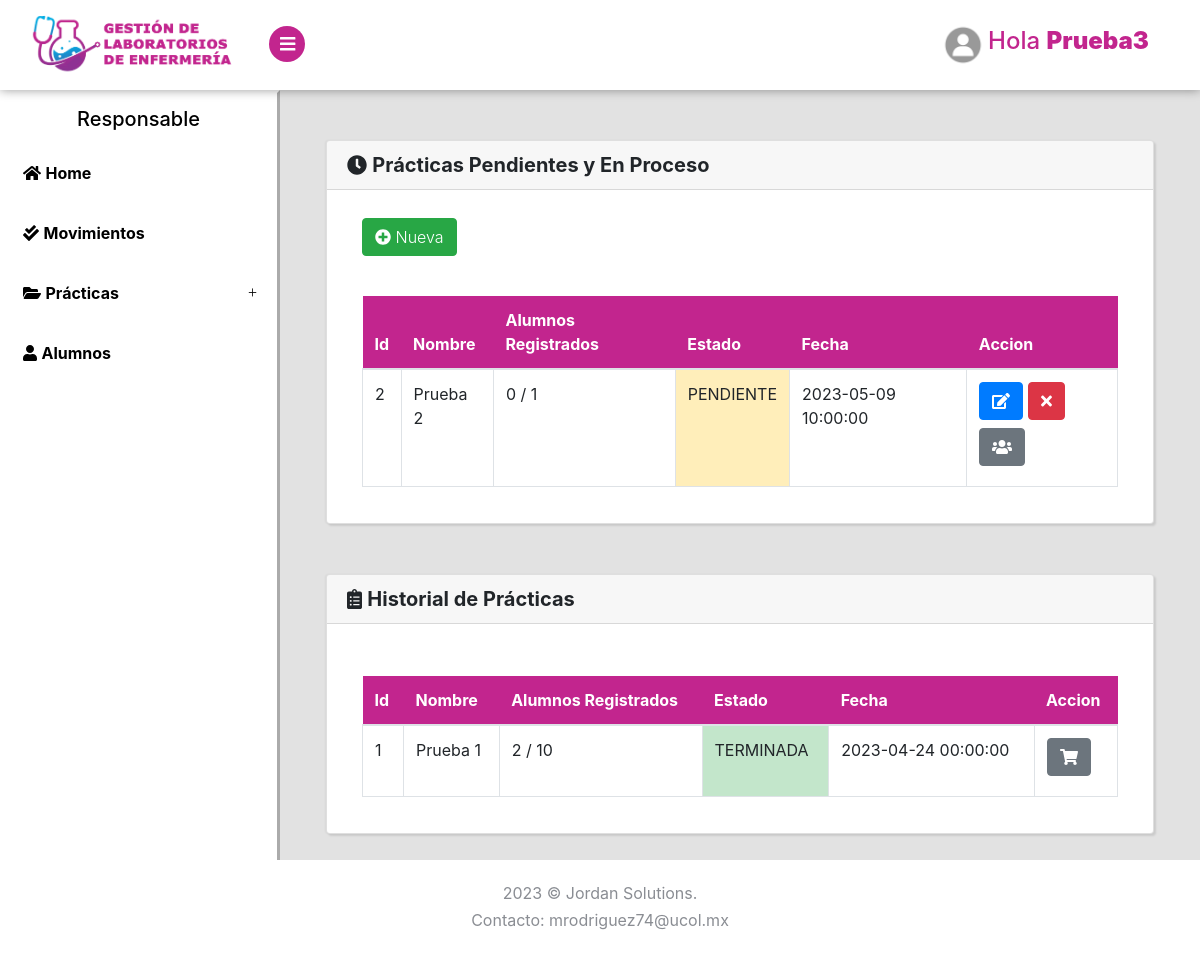
Screenshot of /Practicas/Practicas (signed in) with the database file from the repository.
### tables this page shows
CREATE TABLE `practicas` (
  `id` int(5) NOT NULL,
  `nombre` varchar(200) NOT NULL,
  `id_plantilla` int(5) NOT NULL,
  `id_plantillam` int(10) NOT NULL,
  `id_responsable` int(5) NOT NULL,
  `fecha_practica` datetime NOT NULL,
  `semestre` int(2) NOT NULL,
  `capacidad` int(2) NOT NULL,
  `registros` int(10) NOT NULL DEFAULT 0,
  `estado` int(11) NOT NULL DEFAULT 1,
  `fecha` datetime NOT NULL DEFAULT current_timestamp()
);

### Libraries/Core/Views.php (called while the page is built)
<?php
class Views{
    function getView($controller, $view, $alert="", $data1 = "", $data2 = "", $data3 = "", $data4 = "", $data5 = "")
    {
        $controller = get_class($controller);
        if ($controller == "Login") {
            $view = "Views/".$view.".php";
        }else{
            $view = "Views/" . $controller . "/" . $view . ".php";
        }
        require_once($view);
    }
}
?>

### Controller/Practicas.php (called while the page is built, shortened)
<?php
class Practicas extends Controllers{
    public function Practicas()
    {
        $data1 = $this->model->selectPracticas();
        $data2 = $this->model->selectPlantillas();
        $data3 = $this->model->selectPlantillasM();
        $data4 = $this->model->selectUsuarios();
        $this->views->getView($this, "Practicas", "", $data1, $data2, $data3, $data4);
    }
}
?>

### index.php (called while the page is built, shortened)
<?php
require_once("Helpers/Helpers.php");
require_once("Libraries/Core/Load.php");
?>

### Libraries/Core/Mysql.php (called while the page is built, shortened)
<?php
class Mysql extends Conexion{
    private $conexion;
    function __construct()
    {
        $this->conexion = new Conexion();
        $this->conexion = $this->conexion->conect();
    }
    public function select_all(string $query){
        $this->strquery = $query;
        $result = $this->conexion->prepare($this->strquery);
        $result->execute();
        $data = $result->fetchall(PDO::FETCH_ASSOC);
        return $data;
    }
}
?>

### Libraries/Core/Conexion.php (called while the page is built)
<?php
class Conexion{
    private $conect;
    public function __construct()
    {
      $conexion = "mysql:host=".HOST.";dbname=".BD.";.CHARSET.";
      try {
          $this->conect = new PDO($conexion, DB_USER, PASS);
          $this->conect->setAttribute(PDO::ATTR_ERRMODE, PDO::ERRMODE_EXCEPTION);
      } catch (PDOException $e) {
          $this->conect = "Error en la conexion";
          echo "Error: " . $e->getMessage();
      }
    }
    public function conect()
    {
        return $this->conect;
    }
}
?>

### Models/PracticasModel.php (called while the page is built, shortened)
<?php
class PracticasModel extends Mysql{
    public function selectPracticas()
    {
        $sql = "SELECT * FROM practicas";
        $res = $this->select_all($sql);
        return $res;
    }
}
?>

### Helpers/Helpers.php (called while the page is built, shortened)
<?php
function base_url()
{
    return BASE_URL;
}
?>

### Views/Practicas/Practicas.php (the view, shortened to what this page needs)
<?php if($_SESSION['rol'] <= 1){ ?>
<div class="page-content2">
    <section>
        <div class="card container-fluid2 text-center">
            <div class="card-header"><i class="fas fa-exclamation-circle"></i> ERROR</div>
            <div class="card-body">
                <img src="../Assets/img/unicornio.png" style="height: 400px; ">
                <h5 class="card-title">Error: No tienes acceso a esta página.</h5>
            </div>
            <div class="card-footer text-muted">
              <a href="<?php echo base_url() ?>Dashboard/Alumnos" class="btn btn-primary">Ir al inicio</a>
            </div>
        </div>
    </section>
</div>
<?php }  else { ?>
<div class="page-content">
    <section>
        <div class="card container-fluid2">
            <h5 class="card-header"><i class="fas fa-clock"></i> <strong>Prácticas Pendientes y En Proceso</strong></h5>
            <div class="card-body">
                <div class="container-fluid ">
                    <div class="row">
                        <div class="col-lg-12 mt-2">
                            <div class="row">
                                <div class="col-lg-8 mb-2">
                                    <button class="btn btn-success mb-2" type="button" data-toggle="modal" data-target="#nueva_practica"><i class="fas fa-plus-circle"></i> Nueva</button>
                                </div>
                                <div class="col-lg-4">
                                </div>
                            </div>
                            <div class="table-responsive mt-4">
                                <table class="table table-hover table-bordered" id="Table">
                                    <thead class="thead-personality">
                                        <tr>
                                            <th>Id</th>
                                            <th>Nombre</th>
                                            <th>Alumnos Registrados</th>
                                            <th>Estado</th>
                                            <th>Fecha</th>
                                            <th>Accion</th>
                                        </tr>
                                    </thead>
                                    <tbody>
                                        <?php foreach ($data1 as $lista) { ?>
                                            <?php if ($lista['estado'] == 1 || $lista['estado'] == 2) { ?>
                                            <tr>
                                                <td><?php echo $lista['id']; ?></td>
                                                <td><?php echo $lista['nombre']; ?></td>
                                                <td><?php echo ($lista['registros']." / ".$lista['capacidad']); ?></td>
                                                <?php if($lista['estado'] == 1){ ?>
                                                    <td class="table-warning">PENDIENTE</td>
                                                <?php }  elseif ($lista['estado'] == 2){ ?>
                                                    <td class="table-secondary">EN PROCESO</td>
                                                <?php } ?>
                                                <td><?php echo $lista['fecha_practica']; ?></td>
                                                <td>
                                                <?php if($lista['estado'] == 1){ ?>
                                                    <a href="<?php echo base_url() ?>Practicas/Peditar?id=<?php echo $lista['id']; ?>" class="btn btn-primary mb-2"><i class="fas fa-edit"></i></a>
                                                    <form action="<?php echo base_url() ?>Practicas/Peliminar?id=<?php echo $lista['id']; ?>" method="post" class="d-inline Cprac">
                                                        <button type="submit" class="btn btn-danger mb-2"><i class="fas fa-times"></i></button>
                                                    </form>
                                                    <a href="<?php echo base_url() ?>Practicas/NombrarLista?id=<?php echo $lista['id']; ?>" class="btn btn-secondary mb-2"><i class="fas fa-users"></i></a>
                                                <?php }  elseif ($lista['estado'] == 2){ ?>
                                                    <form action="<?php echo base_url() ?>Practicas/agregarMateriales?id=<?php echo $lista['id']; ?>&plantilla=<?php echo $lista['id_plantillam']; ?>" method="post" class="d-inline Mprac">
                                                        <button type="submit" class="btn btn-secondary mb-2"><i class="fas fa-shopping-cart"></i></button>
                                                    </form>
                                                <?php } ?>
                                                </td>
                                            </tr>
                                            <?php } ?>
                                        <?php } ?>
                                    </tbody>
                                </table>
                            </div>
                        </div>
                    </div>
                </div>
            </div>
        </div>
    </section>
    <section>
        <div class="card container-fluid2">
            <h5 class="card-header"><i class="fas fa-clipboard-list"></i> <strong>Historial de Prácticas</strong></h5>
            <div class="card-body">
                <div class="container-fluid ">
                    <div class="row">
                        <div class="col-lg-12 mt-2">
                            <div class="table-responsive mt-4">
                                <table class="table table-hover table-bordered" id="Table2">
                                    <thead class="thead-personality">
                                        <tr>
                                            <th>Id</th>
                                            <th>Nombre</th>
                                            <th>Alumnos Registrados</th>
                                            <th>Estado</th>
                                            <th>Fecha</th>
                                            <th>Accion</th>
                                        </tr>
                                    </thead>
                                    <tbody>
                                        <?php foreach ($data1 as $lista) { ?>
                                            <?php if ($lista['estado'] == 0 || $lista['estado'] == 3) { ?>
                                            <tr>
                                                <td><?php echo $lista['id']; ?></td>
                                                <td><?php echo $lista['nombre']; ?></td>
                                                <td><?php echo ($lista['registros']." / ".$lista['capacidad']); ?></td>
                                                <?php if($lista['estado'] == 0){ ?>
                                                    <td class="table-danger">CANCELADA</td>
                                                <?php }  elseif ($lista['estado'] == 3){ ?>
                                                    <td class="table-success">TERMINADA</td>
                                                <?php } ?>
                                                <td><?php echo $lista['fecha_practica']; ?></td>
                                                <td>
                                                    <?php if($lista['estado'] == 3){ ?>
                                                        <form action="<?php echo base_url() ?>Practicas/agregarMateriales?id=<?php echo $lista['id']; ?>&plantilla=<?php echo $lista['id_plantillam']; ?>" method="post" class="d-inline">
                                                            <button type="submit" class="btn btn-secondary mb-2"><i class="fas fa-shopping-cart"></i></button>
                                                        </form>
                                                    <?php } ?>
                                                </td>
                                            </tr>
                                            <?php } ?>
                                        <?php } ?>
                                    </tbody>
                                </table>
                            </div>
                        </div>
                    </div>
                </div>
            </div>
        </div>
    </section>
</div>
<?php } ?>

### Assets/css/style.default.css (style rules this page uses)
:root { --blue: #15c2e9; --graylight: #e2e2e2; --grayheader: #F7F7F7; --lavanda: #c2258e; --black: #000; --white: #fff; }
body { position: relative; }
section { padding: 0 1rem; }
a { -webkit-transition: all 0.3s; transition: all 0.3s; display: inline-block; }
button { cursor: pointer; }
i, span, strong { display: inline-block; }
.card { margin-bottom: 30px; -webkit-box-shadow: 2px 2px 2px rgba(0, 0, 0, 0.1), -1px 0 2px rgba(0, 0, 0, 0.05); box-shadow: 2px 2px 2px rgba(0, 0, 0, 0.1), -1px 0 2px rgba(0, 0, 0, 0.05); }
.page-content { position: relative; background: var(--graylight); min-height: 100vh; width: calc(100% - 280px); padding: 0; padding-bottom: 70px; }
button, input[type="submit"] { cursor: pointer; font-family: inherit; font-weight: 300 !important; }
.table { margin-bottom: 0; color: #8a8d93; }
.table td, .table th { border-color: #343a40; }
.table thead th { border: none; }
.table-bordered td, .table-bordered th { border-color: #343a40; }
.btn { font-weight: 400; border: 1px solid transparent; padding: 0.45rem 0.75rem; font-size: 1rem; line-height: 1.5; border-radius: 0.25rem; -webkit-transition: color 0.15s ease-in-out, background-color 0.15s ease-in-out, border-color 0.15s ease-in-out, -webkit-box-shadow 0.15s ease-in-out; transition: color 0.15s ease-in-out, background-color 0.15s ease-in-out, border-color 0.15s ease-in-out, -webkit-box-shadow 0.15s ease-in-out; transition: color 0.15s ease-in-out, background-color 0.15s ease-in-out, border-color 0.15s ease-in-out, box-shadow 0.15s ease-in-out; transition: color 0.15s ease-in-out, background-color 0.15s ease-in-out, border-color 0.15s ease-in-out, box-shadow 0.15s ease-in-out, -webkit-box-shadow 0.15s ease-in-out; }
.btn-primary { color: color-yiq(#db6574); background-color: #db6574; border-color: #db6574; }
.btn-secondary { color: color-yiq(#868e96); background-color: #868e96; border-color: #868e96; }
.btn-success { color: color-yiq(#28a745); background-color: #28a745; border-color: #28a745; }
.btn-danger { color: color-yiq(#bb414d); background-color: #bb414d; border-color: #bb414d; }
body { font-family: "Muli", sans-serif; font-size: 1rem; font-weight: 400; line-height: 1.5; color: #8a8d93; background-color: #fff; }
a { color: #db6574; text-decoration: none; }
h1, h2, h3, h4, h5, h6, .h1, .h2, .h3, .h4, .h5, .h6 { margin-bottom: 0.5rem; font-family: inherit; font-weight: 700; line-height: 1.2; color: inherit; }
h5, .h5 { font-size: 1.1rem; }
.card { background-color: #2d3035; border: 1px solid #34373d; border-radius: 0; }
.card-body { padding: 1.25rem; }
.card-header { padding: 0.75rem 1.25rem; background-color: rgba(0, 0, 0, 0.03); border-bottom: 1px solid #34373d; }
.card-header:first-child { border-radius: 0 0 0 0; }
.container-fluid2 { margin: 50px 30px; }
.thead-personality { background: var(--lavanda); color: var(--white); }

### rows the page displays
practicas: id "2", nombre "Prueba 2", registros "0", capacidad "1", estado "PENDIENTE", fecha_practica "2023-05-09 10:00:00"
practicas: id "1", nombre "Prueba 1", registros "2", capacidad "10", estado "TERMINADA", fecha_practica "2023-04-24 00:00:00"

### other values shown
$_SESSION['nombre'] "Prueba3"
